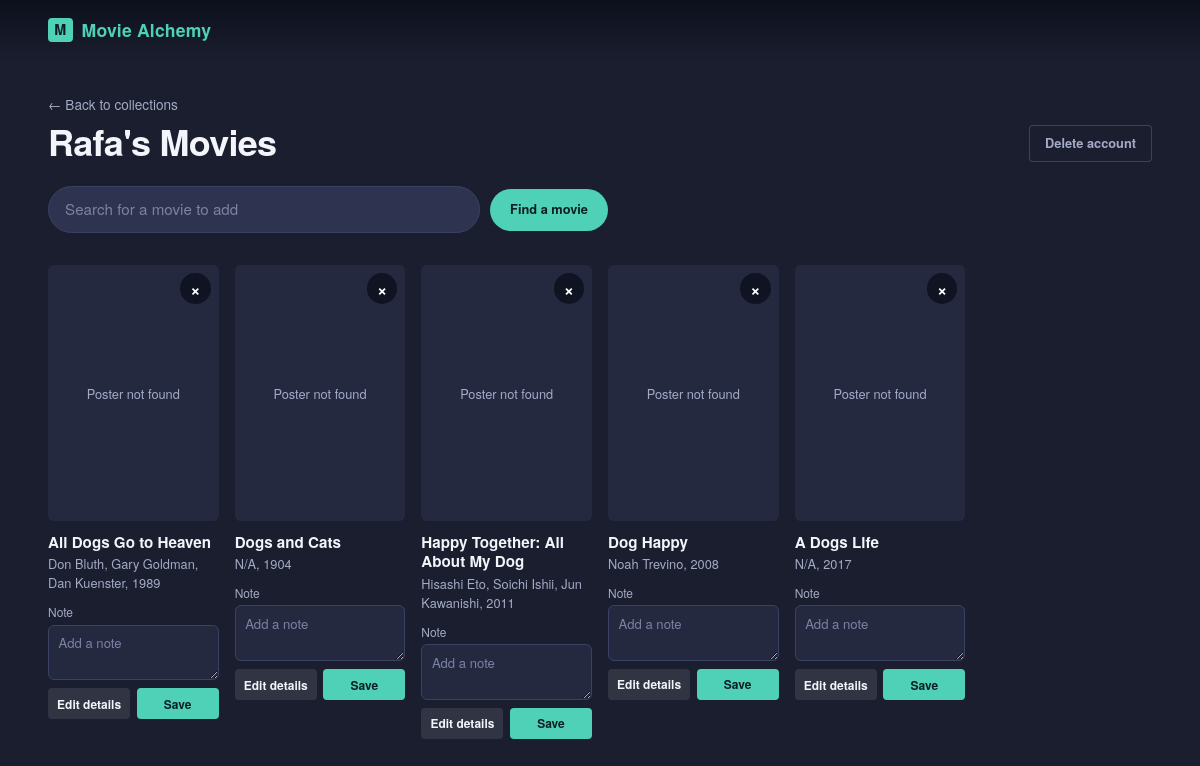
Screenshot of /users/3/movies with the database file from the repository.
### models.py (models this page shows, shortened)
class Base(DeclarativeBase):
    """Base class for declarative models."""

class User(Base):
    __tablename__ = "users"
    id: Mapped[int] = mapped_column(
        Integer,
        primary_key=True,
        autoincrement=True,
    )
    name: Mapped[str] = mapped_column(String, unique=True, nullable=False)

class Movie(Base):
    __tablename__ = "movies"
    id: Mapped[int] = mapped_column(
        Integer,
        primary_key=True,
        autoincrement=True,
    )
    name: Mapped[str] = mapped_column(String)
    director: Mapped[str | None] = mapped_column(String, default=None)
    year: Mapped[str | None] = mapped_column(String, default=None)
    poster_url: Mapped[str | None] = mapped_column(String, default=None)
    imdb_id: Mapped[str | None] = mapped_column(String, default=None)

### app.py (the view)
    def users_movies(self, user_id: int) -> str | Response | tuple[str, int]:
        if request.method == "POST":
            return self.users_movies_add(user_id)
        return self.render_movies_page(
            user_id,
            error=request.args.get("error"),
        )

### app.py (called while the page is built)
    def render_movies_page(
        self,
        user_id: int,
        movie_suggestions: list[dict] | None = None,
        search_query: str | None = None,
        error: str | None = None,
    ) -> str | tuple[str, int]:
        user = self.data_manager.get_user_by_id(user_id)
        if not user:
            return (
                render_template("404.html", error=API_ERR_404_NOT_FOUND),
                404,
            )
        favorites = self.data_manager.get_favorite_movies(user_id)
        return render_template(
            "movies.html",
            user_name=user.name,
            user_id=user_id,
            movies=favorites,
            movie_suggestions=movie_suggestions,
            search_query=search_query,
            error=error,
        )

### datamanager.py (called while the page is built)
    def get_user_by_id(self, user_id: int) -> User | None:
        try:
            with self.db.session_factory.begin() as session:
                return session.scalars(
                    select(User).where(User.id == user_id),
                ).one_or_none()
        except SQLAlchemyError as error:
            err_msg = "Failed to retrieve user."
            raise RuntimeError(err_msg) from error

### templates/movies.html (shortened to what this page needs)
{% extends "base.html" %}
{% block content %}
<header class="page-header compact-header">
    <div class="header-text">
        <a href="{{ url_for('index') }}" class="back-link">&larr; Back to collections</a>
        <h1>{{ user_name }}'s Movies</h1>
    </div>
    <div class="header-actions">
        <form action="{{ url_for('delete_user', user_id=user_id) }}" method="post"
            onsubmit="return confirm('Are you sure you want to delete your account? This action cannot be undone.');">
            <button type="submit" class="delete-user-button">Delete account</button>
        </form>
    </div>
</header>
<div class="search_container">
    <form class="search-form" action="{{ url_for('users_movies', user_id=user_id) }}" method="post">
        <input type="text" id="movie_name" name="movie_name" placeholder="Search for a movie to add" required>
        <button type="submit">Find a movie</button>
    </form>
</div>
<div class="movies-container">
    {% for movie, note in movies %}
    <article class="favorite-item">
        <div class="movie-card">
            <div class="poster-frame">
                <form class="delete-form"
                    action="{{ url_for('delete_favorite_movie', user_id=user_id, movie_id=movie.id) }}" method="post">
                    <button type="submit" aria-label="Remove {{ movie.name }} from favorites">&times;</button>
                </form>
            </div>
            <div class="movie-info">
                <h2>{{ movie.name }}</h2>
                <p>{{ movie.director or 'Unknown director' }}{% if movie.year %}, {{ movie.year }}{% endif %}</p>
            </div>
        </div>
        <div class="movie-editor">
            <form class="movie-form"
                action="{{ url_for('update_movie', user_id=user_id, movie_id=movie.id) }}" method="post">
                <label for="note_{{ movie.id }}">Note</label>
                <textarea id="note_{{ movie.id }}" name="note" maxlength="500" rows="2"
                    placeholder="Add a note">{{ note or '' }}</textarea>
                <div class="form-actions">
                    <button type="button" class="edit-movie-button" aria-expanded="false">Edit details</button>
                    <button type="submit">Save</button>
                </div>
            </form>
        </div>
    </article>
    {% else %}
    <p class="empty-state">Nothing here yet. Search for a title above to add your first movie.</p>
    {% endfor %}
</div>
{% endblock %}

### templates/base.html (shortened to what this page needs)
<!DOCTYPE html>
<html lang="en">
<head>
    <link rel="stylesheet" href="{{ url_for('static', filename='style.css') }}">
</head>
<body>
    <nav class="navbar">
        <a class="brand" href="{{ url_for('index') }}">
            <span class="brand-mark" aria-hidden="true">M</span>
            <span>Movie Alchemy</span>
        </a>
    </nav>
    <main class="container">
        {% block content %}{% endblock %}
    </main>
</body>
</html>

### rows the page displays
User: name "Rafa"
Movie: name "All Dogs Go to Heaven", director "Don Bluth, Gary Goldman, Dan Kuenster", year "1989", note "Add a note"
Movie: name "Dogs and Cats", director "N/A", year "1904", note "Add a note"
Movie: name "Happy Together: All About My Dog", director "Hisashi Eto, Soichi Ishii, Jun Kawanishi", year "2011", note "Add a note"
Movie: name "Dog Happy", director "Noah Trevino", year "2008", note "Add a note"
Movie: name "A Dogs Life", director "N/A", year "2017", note "Add a note"
